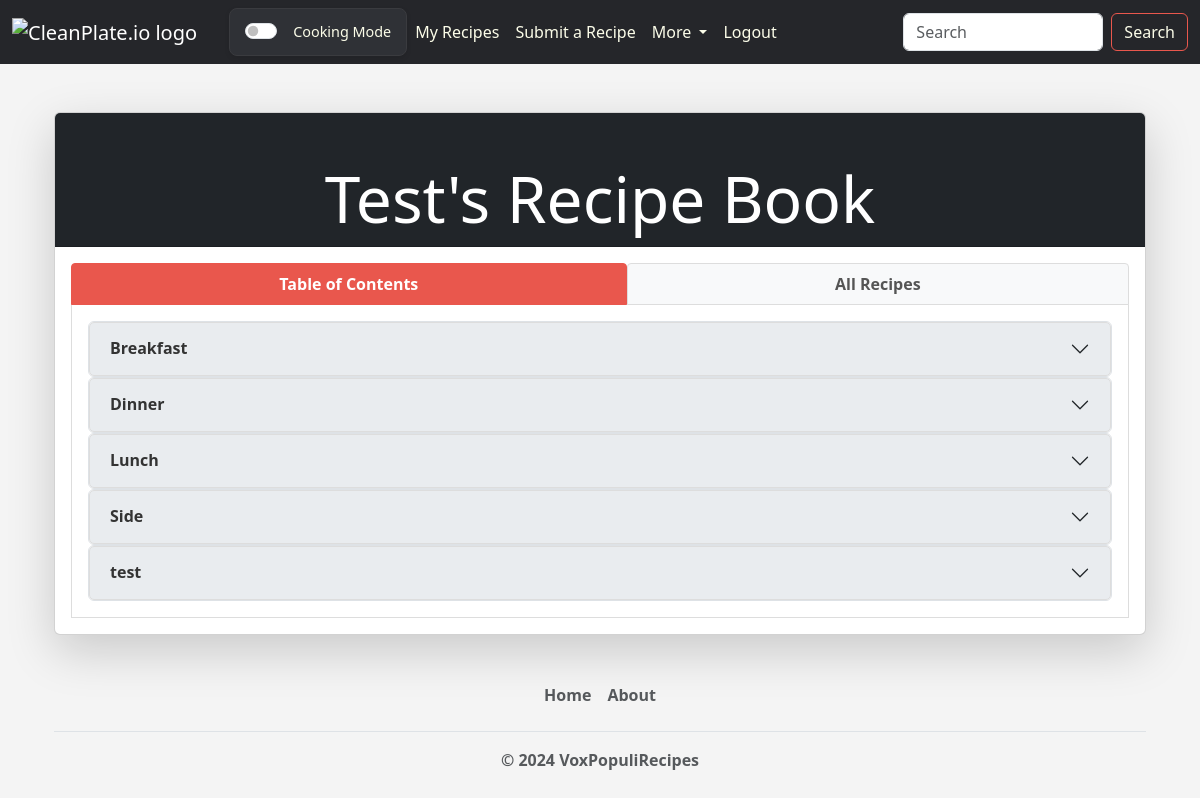
Page /view-user-book/2/ (signed in) on the committed database.
### voxpopulirecipes/models.py (models this page shows, shortened)
class MealType(models.Model):
    name = models.CharField(max_length=200)
    baking = models.BooleanField(default=False)

### voxpopulirecipes/views.py (the view)
# urls.py: path("view-user-book/<int:user_id>/", views.view_user_book, name="view_user_book"),
def view_user_book(request, user_id):
    if user_id == request.user.id:
        return redirect("voxpopulirecipes:my_recipes")
    user_to_view = get_object_or_404(User, pk=user_id)
    recipes = Recipe.objects.filter(creator=user_to_view).order_by("pub_date")
    starred_recipes = list(
        Recipe.objects.filter(
            id__in=StarredRecipe.objects.filter(user=request.user).values_list("recipe", flat=True)
        )
    )
    starred_recipe_ids = list(
        StarredRecipe.objects.filter(user=request.user).order_by("-date_starred").values_list("recipe_id", flat=True)
    )
    starred_recipes.sort(key=lambda recipe: starred_recipe_ids.index(recipe.id))
    all_recipes = list(set(chain(recipes, starred_recipes)))
    saved_recipes = Recipe.objects.filter(id__in=SavedRecipe.objects.filter(user=request.user).values_list("recipe", flat=True)).order_by("pub_date")
    saved_recipe_ids = list(SavedRecipe.objects.filter(user=request.user).order_by("-date_saved").values_list("recipe_id", flat=True))
    flattened_mealtypes = [
        {"recipe_id": recipe.id, "mealtypes": MealTypeMap.objects.filter(recipe=recipe).select_related("mealType")}
        for recipe in all_recipes
    ]
    flattened_cuisines = [
        {"recipe_id": recipe.id, "cuisines": CuisineMap.objects.filter(recipe=recipe).select_related("cuisine")}
        for recipe in all_recipes
    ]
    mealtype_cuisine_map = defaultdict(lambda: defaultdict(list))
    for recipe in recipes:
        mealtypes = MealType.objects.filter(id__in=MealTypeMap.objects.filter(recipe=recipe).values_list("mealType_id", flat=True))
        cuisines = Cuisine.objects.filter(id__in=CuisineMap.objects.filter(recipe=recipe).values_list("cuisine_id", flat=True))
        for mealtype in mealtypes:
            for cuisine in cuisines:
                mealtype_cuisine_map[mealtype][cuisine].append(recipe)
    mealtype_cuisine_map = {
        mealtype: {
            cuisine: sorted(recipe_list, key=lambda r: r.pub_date)
            for cuisine, recipe_list in sorted(cuisines.items(), key=lambda c: c[0].name)
        }
        for mealtype, cuisines in sorted(mealtype_cuisine_map.items(), key=lambda mt: mt[0].name)
    }
    context = {
        "recipes": recipes,
        "mealtype_cuisine_map": mealtype_cuisine_map,
        "user_to_view": user_to_view,
        "saved_recipe_ids": saved_recipe_ids,
        "starred_recipe_ids": starred_recipe_ids,
        "recipe_mealtypes": flattened_mealtypes,
        "recipe_cuisines": flattened_cuisines,
    }
    return render(request, "voxpopulirecipes/view_user_book.html", context)

### voxpopulirecipes/templates/voxpopulirecipes/view_user_book.html (shortened to what this page needs)
{% extends 'voxpopulirecipes/base.html' %}
{% block content %}
<div class="container mt-4">
    <div class="card shadow-lg">
        <div class="card-header bg-dark text-white text-center">
            <h1 class="display-3">{{ user_to_view.first_name }}'s Recipe Book</h1>
        </div>
        <div class="card-body">
            <div class="row">
                <div class="col-12">
                    <ul class="nav nav-tabs nav-fill" id="recipeBookTabs" role="tablist">
                        <li class="nav-item" role="presentation">
                            <button
                                class="nav-link active"
                                id="table-of-contents-tab"
                                data-bs-toggle="tab"
                                data-bs-target="#table-of-contents"
                                type="button"
                                role="tab"
                                aria-controls="table-of-contents"
                                aria-selected="true">
                                <strong>Table of Contents</strong>
                            </button>
                        </li>
                        <li class="nav-item" role="presentation">
                            <button
                                class="nav-link"
                                id="all-recipes-tab"
                                data-bs-toggle="tab"
                                data-bs-target="#all-recipes"
                                type="button"
                                role="tab"
                                aria-controls="all-recipes"
                                aria-selected="false">
                                <strong>All Recipes</strong>
                            </button>
                        </li>
                    </ul>
                </div>
            </div>
            <div class="tab-content" id="recipeBookTabContent">
                <div
                    class="tab-pane fade show active"
                    id="table-of-contents"
                    role="tabpanel"
                    aria-labelledby="table-of-contents-tab">
                    <div class="col-12">
                        <div class="accordion" id="Meal_type_Accordion">
                            {% for mealtype, cuisines in mealtype_cuisine_map.items %}
                            <div class="accordion-item">
                                <h2 class="accordion-header" id="heading{{ mealtype.id }}">
                                    <button class="accordion-button collapsed" type="button" data-bs-toggle="collapse"
                                            data-bs-target="#collapse{{ mealtype.id }}" aria-expanded="false" aria-controls="collapse{{ mealtype.id }}">
                                        <strong>{{ mealtype.name }}<strong>
                                    </button>
                                </h2>
                                            {% for cuisine, recipes in cuisines.items %}
                                                            {% for recipe in recipes %}
                                                                        {% if recipe.image %}
                                                                            <img
                                                                                src="{{ recipe.image.url }}"
                                                                                class="card-img-top"
                                                                                alt="{{ recipe.title }}"
                                                                                style="object-fit: cover; height: 200px;"
                                                                            >
                                                                        {% else %}
                                                                                {% load static %}
                                                                        {% endif %}
                                                            {% endfor %}
                                            {% endfor %}
                            </div>
                            {% endfor %}
                        </div>
                    </div>
                </div>
            </div>
        </div>
    </div>
</div>
{% endblock %}

### voxpopulirecipes/templates/voxpopulirecipes/base.html (style rules this page uses)
body { background-color: #f4f4f4; }

### voxpopulirecipes/templates/voxpopulirecipes/navbar.html (style rules this page uses)
.nav-link { color: #fcfde9; transition: color 0.3s ease; }

### voxpopulirecipes/templates/voxpopulirecipes/view_user_book.html (style rules this page uses)
.accordion-header .accordion-button { background-color: #e9ecef; color: #333; border: 1px solid #ddd; }
.nav-tabs .nav-link { color: #555; background-color: #f8f9fa; border: 1px solid #ddd; margin-right: 2px; border-radius: 0.25rem 0.25rem 0 0; }
.nav-tabs .nav-link.active { color: white; background-color: #e9574d; border-color: #e9574d; }
.tab-content { border: 1px solid #ddd; border-top: none; padding: 1rem; background-color: #fff; }
.tab-pane.active { display: block; }
.card-header { position: relative; padding-top: 3rem; }
.card-header h1 { margin-bottom: 0; white-space: normal; word-break: break-word; text-align: center; }

### rows in the picture
MealType: name "Breakfast"
MealType: name "Dinner"
MealType: name "Lunch"
MealType: name "Side"
MealType: name "test"

### other values in the picture
{{ user_to_view.first_name }} "Test"
